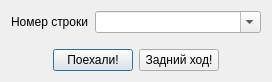
<?xml version="1.0" encoding="UTF-8"?>
<ui version="4.0">
 <class>QPrabhupadaAboutWindow</class>
 <widget class="QDialog" name="QPrabhupadaAboutWindow">
  <property name="windowTitle" stdset="0">
   <string>О программе!</string>
  </property>
  <property name="geometry" stdset="0">
   <rect>
    <x>0</x>
    <y>0</y>
    <width>272</width>
    <height>82</height>
   </rect>
  </property>
  <layout class="QVBoxLayout" name="verticalLayoutPrabhupada" stretch="1,0">
   <item>
    <layout class="QVBoxLayout" name="verticalLayoutRowNumber">
     <item>
      <layout class="QFormLayout" name="formLayout">
       <item row="0" column="0">
        <widget class="QLabel" name="LabelRowNumber">
         <property name="text" stdset="0">
          <string>Номер строки</string>
         </property>
        </widget>
       </item>
       <item row="0" column="1">
        <widget class="QComboBox" name="ComboBoxRowNumber">
         <property name="editable" stdset="0">
          <bool>true</bool>
         </property>
         <property name="whatsThis" stdset="0">
          <string>&lt;html&gt;&lt;head/&gt;&lt;body&gt;&lt;p&gt;Введите номер строки и нажмите Enter для перехода к ней!&lt;/p&gt;&lt;/body&gt;&lt;/html&gt;</string>
         </property>
         <property name="toolTip" stdset="0">
          <string>Номер строки</string>
         </property>
        </widget>
       </item>
      </layout>
     </item>
    </layout>
   </item>
   <item>
    <layout class="QHBoxLayout" name="horizontalLayout">
     <item>
      <spacer name="horizontalSpacer">
       <property name="sizeHint" stdset="0">
        <size>
         <width>40</width>
         <height>20</height>
        </size>
       </property>
       <property name="orientation" stdset="0">
        <enum>Qt::Horizontal</enum>
       </property>
      </spacer>
     </item>
     <item>
      <widget class="QPushButton" name="PushButtonGo">
       <property name="text" stdset="0">
        <string>Поехали!</string>
       </property>
       <property name="shortcut" stdset="0">
        <string>Return</string>
       </property>
      </widget>
     </item>
     <item>
      <widget class="QPushButton" name="PushButtonCancel">
       <property name="text" stdset="0">
        <string>Задний ход!</string>
       </property>
       <property name="shortcut" stdset="0">
        <string>Esc</string>
       </property>
      </widget>
     </item>
     <item>
      <spacer name="horizontalSpacer_2">
       <property name="sizeHint" stdset="0">
        <size>
         <width>40</width>
         <height>20</height>
        </size>
       </property>
       <property name="orientation" stdset="0">
        <enum>Qt::Horizontal</enum>
       </property>
      </spacer>
     </item>
    </layout>
   </item>
  </layout>
 </widget>
 <resources/>
 <connections/>
</ui>
